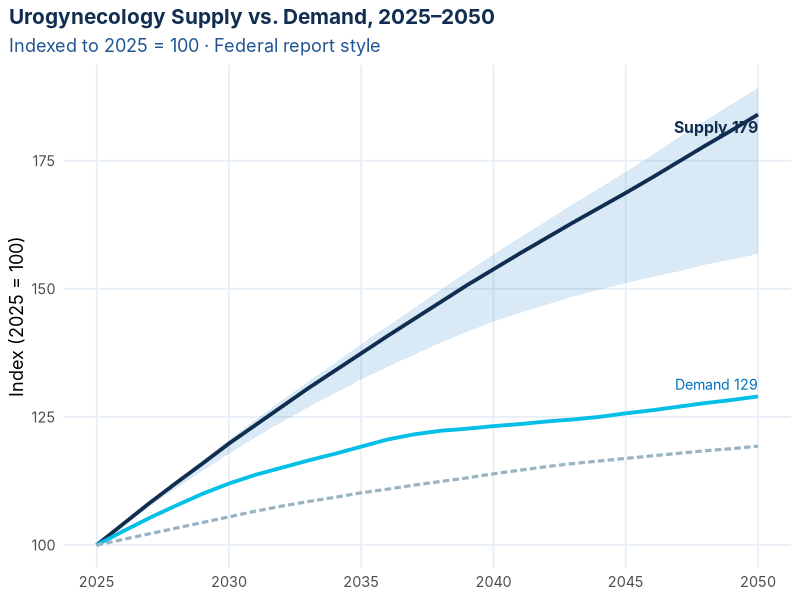
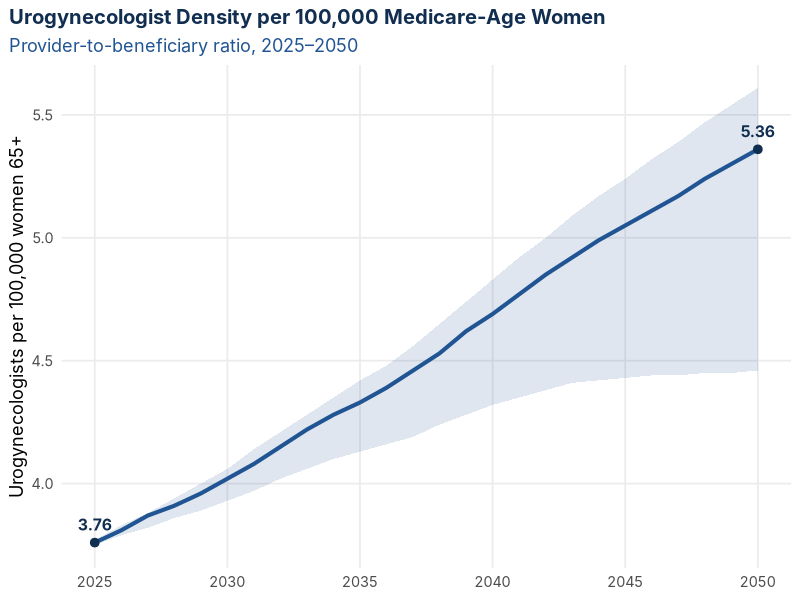
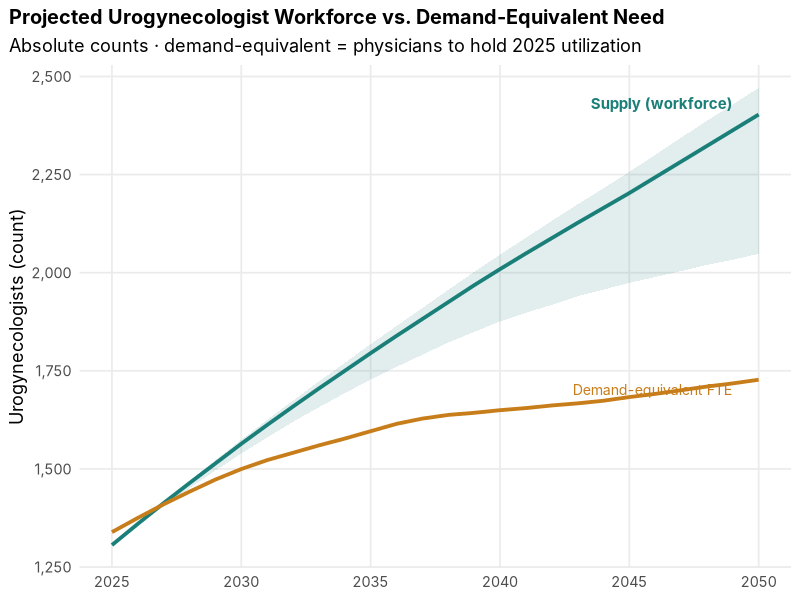
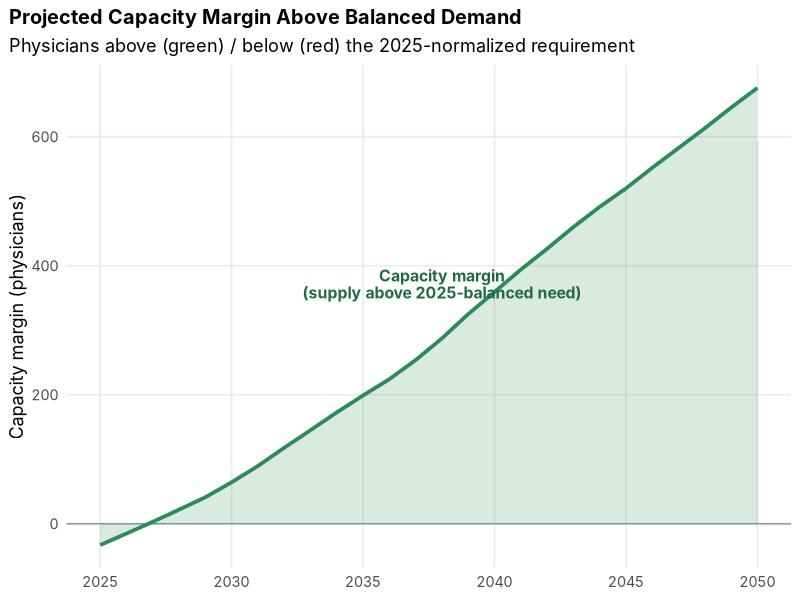
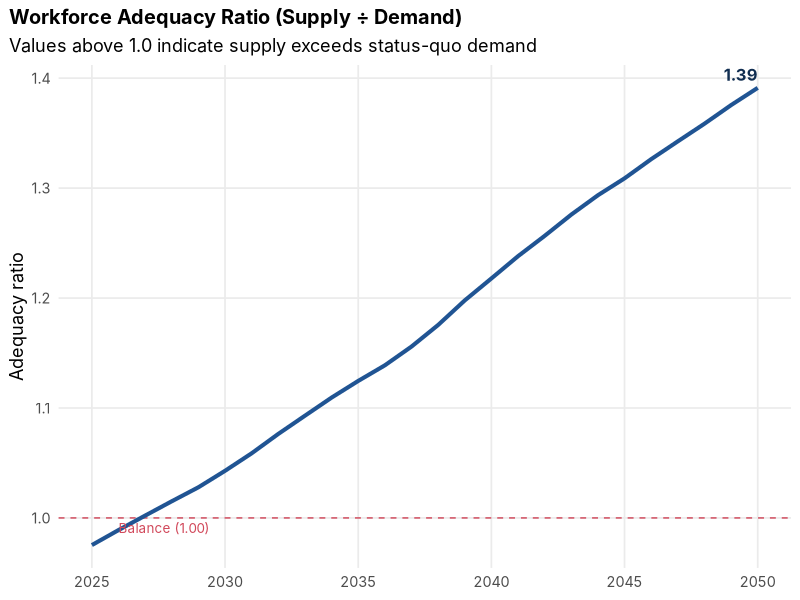
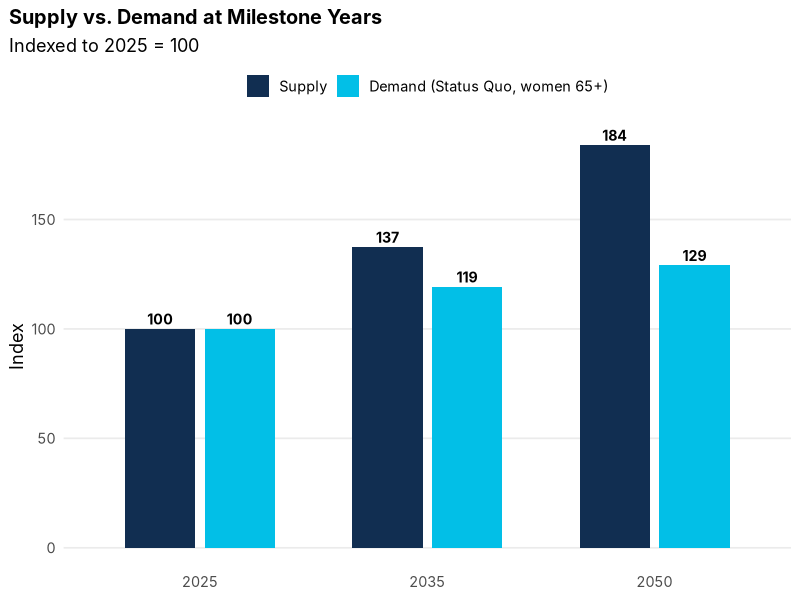
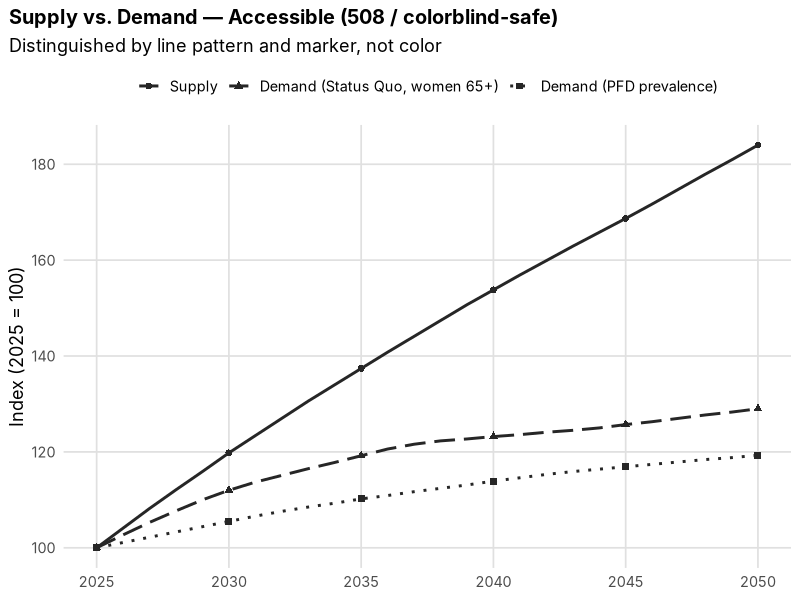
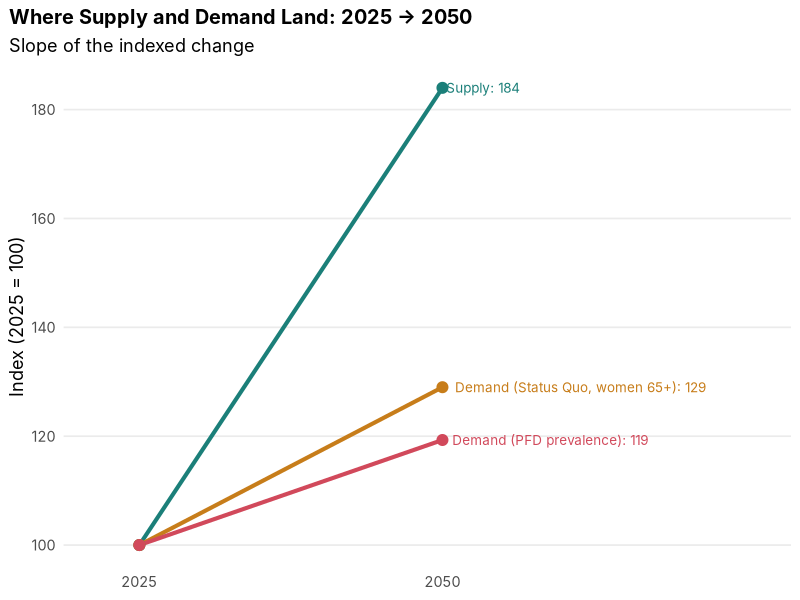

The R script that drew these images, in order:
#!/usr/bin/env Rscript
# 10 styles of the URPS supply-vs-demand figure for a CMS (policy/data) audience.
suppressPackageStartupMessages({
  library(readr); library(dplyr); library(tidyr); library(ggplot2); library(patchwork)
})
ft <- tryCatch({ f <- systemfonts::system_fonts()$family
  if ("Inter" %in% f) "Inter" else "sans" }, error = function(e) "sans")

OUT <- here::here("augs_application","figures","cms_styles")
dir.create(OUT, showWarnings = FALSE, recursive = TRUE)

d <- read_csv(here::here("data","urps_supply_demand_national_2026-07-23.csv"), show_col_types = FALSE) %>%
  mutate(demand_equiv    = 1339 * w65_index/100,        # physicians to hold 2025 status quo
         demand_equiv_lo = 1339 * w65_lo_index/100,
         demand_equiv_hi = 1339 * w65_hi_index/100,
         margin   = supply - demand_equiv,              # capacity margin (physicians)
         adequacy = supply / demand_equiv)              # 1.0 = balance
yrs <- range(d$YEAR)
long_idx <- tibble(
  YEAR = rep(d$YEAR,3),
  what = factor(rep(c("Supply","Demand (Status Quo, women 65+)","Demand (PFD prevalence)"), each=nrow(d)),
               levels=c("Supply","Demand (Status Quo, women 65+)","Demand (PFD prevalence)")),
  idx = c(d$supply_index,d$w65_index,d$pfd_index),
  lo  = c(d$supply_lo_index,d$w65_lo_index,d$pfd_lo_index),
  hi  = c(d$supply_hi_index,d$w65_hi_index,d$pfd_hi_index))

# ---- palettes ----
CMS_DK<-"#112e51"; CMS_BL<-"#205493"; CMS_LT<-"#0071bc"; CMS_CY<-"#02bfe7"
TEAL<-"#1b7f79"; ORANGE<-"#c77d1a"; RED<-"#d1495b"; GREEN<-"#2e8b57"; GREY<-"#8a97a8"
save1 <- function(p, f, w=9, h=5.4) ggsave(file.path(OUT,f), p, width=w, height=h, dpi=200, bg="white")

## 1. CMS federal-blue clean line chart (USWDS style)
p1 <- ggplot(d, aes(YEAR)) +
  geom_ribbon(aes(ymin=supply_lo_index,ymax=supply_hi_index), fill=CMS_LT, alpha=.15) +
  geom_line(aes(y=supply_index), color=CMS_DK, linewidth=1.3) +
  geom_line(aes(y=w65_index), color=CMS_CY, linewidth=1.3) +
  geom_line(aes(y=pfd_index), color="#9bb4c4", linewidth=1.1, linetype="21") +
  annotate("text", x=2050, y=179, label="Supply 179", hjust=1, vjust=-.6, family=ft, fontface="bold", color=CMS_DK, size=4) +
  annotate("text", x=2050, y=129, label="Demand 129", hjust=1, vjust=-.6, family=ft, color=CMS_LT, size=3.6) +
  labs(title="Urogynecology Supply vs. Demand, 2025–2050",
       subtitle="Indexed to 2025 = 100 · Federal report style",
       x=NULL, y="Index (2025 = 100)") +
  theme_minimal(base_family=ft, base_size=13) +
  theme(plot.title=element_text(face="bold",color=CMS_DK,size=rel(1.15)), plot.title.position="plot",
        plot.subtitle=element_text(color=CMS_BL), panel.grid.minor=element_blank(),
        panel.grid.major=element_line(color="#e6eef5"))
save1(p1,"01_cms_federal_blue.png")

## 2. Per-100,000 Medicare-age women (the rate CMS reasons in)
p2 <- ggplot(d, aes(YEAR)) +
  geom_ribbon(aes(ymin=per100k_lo,ymax=per100k_hi), fill=CMS_BL, alpha=.14) +
  geom_line(aes(y=urogyn_per_100k_w65), color=CMS_BL, linewidth=1.4) +
  geom_point(data=d %>% filter(YEAR %in% c(2025,2050)), aes(y=urogyn_per_100k_w65), color=CMS_DK, size=2.6) +
  geom_text(data=d %>% filter(YEAR %in% c(2025,2050)), aes(y=urogyn_per_100k_w65,label=sprintf("%.2f",urogyn_per_100k_w65)),
            vjust=-1, family=ft, fontface="bold", size=4, color=CMS_DK) +
  labs(title="Urogynecologist Density per 100,000 Medicare-Age Women",
       subtitle="Provider-to-beneficiary ratio, 2025–2050", x=NULL, y="Urogynecologists per 100,000 women 65+") +
  theme_minimal(base_family=ft, base_size=13) +
  theme(plot.title=element_text(face="bold",color=CMS_DK,size=rel(1.12)), plot.title.position="plot",
        plot.subtitle=element_text(color=CMS_BL), panel.grid.minor=element_blank())
save1(p2,"02_per_100k_medicare.png")

## 3. Absolute physician counts: supply vs demand-equivalent
p3 <- ggplot(d, aes(YEAR)) +
  geom_ribbon(aes(ymin=supply_lo,ymax=supply_hi), fill=TEAL, alpha=.13) +
  geom_line(aes(y=supply), color=TEAL, linewidth=1.3) +
  geom_line(aes(y=demand_equiv), color=ORANGE, linewidth=1.3) +
  annotate("text", x=2049, y=max(d$supply), label="Supply (workforce)", color=TEAL, family=ft, fontface="bold", hjust=1, vjust=-.5, size=3.8) +
  annotate("text", x=2049, y=max(d$demand_equiv), label="Demand-equivalent FTE", color=ORANGE, family=ft, hjust=1, vjust=1.4, size=3.6) +
  labs(title="Projected Urogynecologist Workforce vs. Demand-Equivalent Need",
       subtitle="Absolute counts · demand-equivalent = physicians to hold 2025 utilization", x=NULL, y="Urogynecologists (count)") +
  scale_y_continuous(labels=scales::comma) +
  theme_minimal(base_family=ft, base_size=13) +
  theme(plot.title=element_text(face="bold",size=rel(1.1)), plot.title.position="plot", panel.grid.minor=element_blank())
save1(p3,"03_absolute_counts.png")

## 4. Capacity margin area (green above balance) — policy "ahead or behind"
p4 <- ggplot(d, aes(YEAR, margin)) +
  geom_hline(yintercept=0, color=GREY) +
  geom_area(fill=GREEN, alpha=.18) + geom_line(color=GREEN, linewidth=1.3) +
  annotate("text", x=2038, y=max(d$margin)*.55, label="Capacity margin\n(supply above 2025-balanced need)",
           color="#1e6b43", family=ft, fontface="bold", size=4, lineheight=.9) +
  labs(title="Projected Capacity Margin Above Balanced Demand",
       subtitle="Physicians above (green) / below (red) the 2025-normalized requirement", x=NULL, y="Capacity margin (physicians)") +
  theme_minimal(base_family=ft, base_size=13) +
  theme(plot.title=element_text(face="bold",size=rel(1.1)), plot.title.position="plot", panel.grid.minor=element_blank())
save1(p4,"04_capacity_margin_area.png")

## 5. Adequacy ratio (AAMC/HRSA convention CMS knows), reference at 1.0
p5 <- ggplot(d, aes(YEAR, adequacy)) +
  geom_hline(yintercept=1, linetype="dashed", color=RED) +
  geom_line(color=CMS_BL, linewidth=1.4) +
  annotate("text", x=2026, y=1, label="Balance (1.00)", color=RED, family=ft, hjust=0, vjust=1.5, size=3.4) +
  annotate("text", x=2050, y=max(d$adequacy), label=sprintf("%.2f", max(d$adequacy)), color=CMS_DK, family=ft, fontface="bold", hjust=1, vjust=-.6, size=4.2) +
  labs(title="Workforce Adequacy Ratio (Supply ÷ Demand)",
       subtitle="Values above 1.0 indicate supply exceeds status-quo demand", x=NULL, y="Adequacy ratio") +
  theme_minimal(base_family=ft, base_size=13) +
  theme(plot.title=element_text(face="bold",size=rel(1.1)), plot.title.position="plot", panel.grid.minor=element_blank())
save1(p5,"05_adequacy_ratio.png")

## 6. Grouped bars at milestone years
bar <- long_idx %>% filter(YEAR %in% c(2025,2035,2050), what!="Demand (PFD prevalence)")
p6 <- ggplot(bar, aes(factor(YEAR), idx, fill=what)) +
  geom_col(position=position_dodge(.7), width=.62) +
  geom_text(aes(label=sprintf("%.0f",idx)), position=position_dodge(.7), vjust=-.4, family=ft, fontface="bold", size=3.6) +
  scale_fill_manual(values=c("Supply"=CMS_DK,"Demand (Status Quo, women 65+)"=CMS_CY)) +
  labs(title="Supply vs. Demand at Milestone Years", subtitle="Indexed to 2025 = 100", x=NULL, y="Index", fill=NULL) +
  theme_minimal(base_family=ft, base_size=13) +
  theme(plot.title=element_text(face="bold",size=rel(1.1)), plot.title.position="plot", legend.position="top",
        panel.grid.major.x=element_blank(), panel.grid.minor=element_blank())
save1(p6,"06_milestone_bars.png")

## 7. 508 / colorblind-safe grayscale (accessibility)
p7 <- ggplot(long_idx, aes(YEAR, idx, linetype=what, shape=what)) +
  geom_line(linewidth=1, color="grey15") +
  geom_point(data=long_idx %>% filter(YEAR%%5==0), size=2, color="grey15") +
  scale_linetype_manual(values=c("solid","longdash","dotted")) +
  scale_shape_manual(values=c(16,17,15)) +
  labs(title="Supply vs. Demand — Accessible (508 / colorblind-safe)",
       subtitle="Distinguished by line pattern and marker, not color", x=NULL, y="Index (2025 = 100)", linetype=NULL, shape=NULL) +
  theme_minimal(base_family=ft, base_size=13) +
  theme(plot.title=element_text(face="bold",size=rel(1.1)), plot.title.position="plot", legend.position="top",
        panel.grid.minor=element_blank(), panel.grid.major=element_line(color="grey88"))
save1(p7,"07_accessible_508.png")

## 8. Slope / dumbbell 2025 -> 2050
sl <- long_idx %>% filter(YEAR %in% c(2025,2050))
p8 <- ggplot(sl, aes(factor(YEAR), idx, group=what, color=what)) +
  geom_line(linewidth=1.4) + geom_point(size=3.4) +
  geom_text(data=sl%>%filter(YEAR==2050), aes(label=sprintf("%s: %.0f",what,idx)), hjust=-.05, family=ft, size=3.4) +
  scale_color_manual(values=c("Supply"=TEAL,"Demand (Status Quo, women 65+)"=ORANGE,"Demand (PFD prevalence)"=RED)) +
  scale_x_discrete(expand=expansion(mult=c(.25,1.15))) +
  labs(title="Where Supply and Demand Land: 2025 → 2050", subtitle="Slope of the indexed change", x=NULL, y="Index (2025 = 100)") +
  theme_minimal(base_family=ft, base_size=13) +
  theme(plot.title=element_text(face="bold",size=rel(1.1)), plot.title.position="plot", legend.position="none",
        panel.grid.minor=element_blank(), panel.grid.major.x=element_blank())
save1(p8,"08_slope_2025_2050.png")

## 9. Dark dashboard style
p9 <- ggplot(d, aes(YEAR)) +
  geom_ribbon(aes(ymin=supply_lo_index,ymax=supply_hi_index), fill=CMS_CY, alpha=.13) +
  geom_line(aes(y=supply_index), color=CMS_CY, linewidth=1.4) +
  geom_line(aes(y=w65_index), color="#f0a202", linewidth=1.3) +
  geom_line(aes(y=pfd_index), color="#ff6b6b", linewidth=1.1) +
  labs(title="Urogynecology Supply–Demand Monitor", subtitle="Indexed to 2025 = 100", x=NULL, y="Index") +
  theme_minimal(base_family=ft, base_size=13) +
  theme(plot.background=element_rect(fill="#0e1621",color=NA), panel.background=element_rect(fill="#0e1621",color=NA),
        plot.title=element_text(face="bold",color="#e8eef4",size=rel(1.12)), plot.title.position="plot",
        plot.subtitle=element_text(color="#9fb3c8"), axis.text=element_text(color="#9fb3c8"),
        axis.title=element_text(color="#9fb3c8"), panel.grid.major=element_line(color="#1e2c3a"),
        panel.grid.minor=element_blank())
save1(p9,"09_dark_dashboard.png")

## 10. Executive callout / briefing slide
p10 <- ggplot(d, aes(YEAR)) +
  geom_line(aes(y=supply_index), color=TEAL, linewidth=1.6) +
  geom_line(aes(y=w65_index), color=GREY, linewidth=1.1) +
  annotate("text", x=2031, y=165, label="Supply grows 79% by 2050", color=TEAL, family=ft, fontface="bold", size=6, hjust=0) +
  annotate("text", x=2031, y=124, label="Demand grows 29%", color="#6a7686", family=ft, size=4.6, hjust=0) +
  annotate("segment", x=2050,xend=2050,y=129,yend=179, color=GREY, linewidth=.4) +
  annotate("text", x=2049.4, y=154, label="50-pt\ncushion", family=ft, size=3.6, color="#4a5560", lineheight=.9, hjust=1) +
  labs(title="The National Urogynecology Workforce Keeps Pace — On Average",
       subtitle="Aggregate supply outgrows demographic demand; geographic distribution is the real gap", x=NULL, y=NULL) +
  theme_minimal(base_family=ft, base_size=14) +
  theme(plot.title=element_text(face="bold",size=rel(1.2)), plot.title.position="plot",
        plot.subtitle=element_text(color="#6a7686",size=rel(.9)), panel.grid.minor=element_blank(),
        axis.text.y=element_blank(), panel.grid.major.y=element_blank())
save1(p10,"10_executive_callout.png")

# ---- contact sheet ----
titles <- c("1 · CMS federal blue","2 · Per-100k Medicare women","3 · Absolute counts",
            "4 · Capacity margin area","5 · Adequacy ratio","6 · Milestone bars",
            "7 · Accessible / 508","8 · Slope 2025→2050","9 · Dark dashboard","10 · Executive callout")
plots <- list(p1,p2,p3,p4,p5,p6,p7,p8,p9,p10)
plots <- Map(function(p,t) p + labs(title=t, subtitle=NULL, caption=NULL) +
               theme(plot.title=element_text(size=rel(1.0)), legend.position="none",
                     axis.title=element_blank(), plot.margin=margin(6,8,6,8)), plots, titles)
sheet <- wrap_plots(plots, ncol=2) +
  plot_annotation(title="URPS supply vs. demand — 10 styles for CMS",
                  theme=theme(plot.title=element_text(family=ft,face="bold",size=20)))
ggsave(file.path(OUT,"00_contact_sheet.png"), sheet, width=15, height=20, dpi=140, bg="white")
cat("wrote 10 figures +contact sheet to", OUT, "\n")
cat("files:\n"); cat(paste0("  ",list.files(OUT)), sep="\n")
